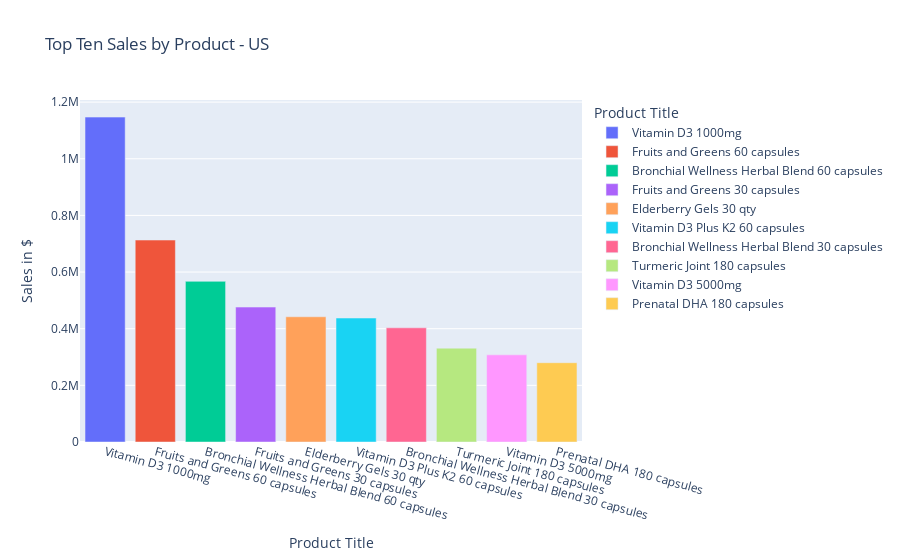

Notebook code cell kept with this figure:
### Code cell
# Plotly bar chart - net sales for top ten products
top_sales_by_product_ten_fig = px.bar(top_sales_by_product_ten, x="product_title", y="net_sales", title="Top Ten Sales by Product - US", color="product_title",
        labels={"product_title" : 'Product Title', "net_sales" :'Sales in $'}, hover_data={"net_sales" : ':.2f'})
top_sales_by_product_ten_fig.update_xaxes(tickangle = 15)
top_sales_by_product_ten_fig.show()

### Figure 1 — Plotly figure (JSON) as saved in the notebook; plotly's stock layout.template omitted (floating-point values rounded to 4 significant figures)
{"data": [{"alignmentgroup": "True", "hovertemplate": "Product Title=%{x}<br>Sales in $=%{y:.2f}<extra></extra>", "legendgroup": "Vitamin D3 1000mg", "marker": {"color": "#636efa", "pattern": {"shape": ""}}, "name": "Vitamin D3 1000mg", "offsetgroup": "Vitamin D3 1000mg", "orientation": "v", "showlegend": true, "textposition": "auto", "type": "bar", "x": ["Vitamin D3 1000mg"], "xaxis": "x", "y": [1147000.0], "yaxis": "y"}, {"alignmentgroup": "True", "hovertemplate": "Product Title=%{x}<br>Sales in $=%{y:.2f}<extra></extra>", "legendgroup": "Fruits and Greens 60 capsules", "marker": {"color": "#EF553B", "pattern": {"shape": ""}}, "name": "Fruits and Greens 60 capsules", "offsetgroup": "Fruits and Greens 60 capsules", "orientation": "v", "showlegend": true, "textposition": "auto", "type": "bar", "x": ["Fruits and Greens 60 capsules"], "xaxis": "x", "y": [713000.0], "yaxis": "y"}, {"alignmentgroup": "True", "hovertemplate": "Product Title=%{x}<br>Sales in $=%{y:.2f}<extra></extra>", "legendgroup": "Bronchial Wellness Herbal Blend 60 capsules", "marker": {"color": "#00cc96", "pattern": {"shape": ""}}, "name": "Bronchial Wellness Herbal Blend 60 capsules", "offsetgroup": "Bronchial Wellness Herbal Blend 60 capsules", "orientation": "v", "showlegend": true, "textposition": "auto", "type": "bar", "x": ["Bronchial Wellness Herbal Blend 60 capsules"], "xaxis": "x", "y": [567200.0], "yaxis": "y"}, {"alignmentgroup": "True", "hovertemplate": "Product Title=%{x}<br>Sales in $=%{y:.2f}<extra></extra>", "legendgroup": "Fruits and Greens 30 capsules", "marker": {"color": "#ab63fa", "pattern": {"shape": ""}}, "name": "Fruits and Greens 30 capsules", "offsetgroup": "Fruits and Greens 30 capsules", "orientation": "v", "showlegend": true, "textposition": "auto", "type": "bar", "x": ["Fruits and Greens 30 capsules"], "xaxis": "x", "y": [476400.0], "yaxis": "y"}, {"alignmentgroup": "True", "hovertemplate": "Product Title=%{x}<br>Sales in $=%{y:.2f}<extra></extra>", "legendgroup": "Elderberry Gels 30 qty", "marker": {"color": "#FFA15A", "pattern": {"shape": ""}}, "name": "Elderberry Gels 30 qty", "offsetgroup": "Elderberry Gels 30 qty", "orientation": "v", "showlegend": true, "textposition": "auto", "type": "bar", "x": ["Elderberry Gels 30 qty"], "xaxis": "x", "y": [442100.0], "yaxis": "y"}, {"alignmentgroup": "True", "hovertemplate": "Product Title=%{x}<br>Sales in $=%{y:.2f}<extra></extra>", "legendgroup": "Vitamin D3 Plus K2 60 capsules", "marker": {"color": "#19d3f3", "pattern": {"shape": ""}}, "name": "Vitamin D3 Plus K2 60 capsules", "offsetgroup": "Vitamin D3 Plus K2 60 capsules", "orientation": "v", "showlegend": true, "textposition": "auto", "type": "bar", "x": ["Vitamin D3 Plus K2 60 capsules"], "xaxis": "x", "y": [437700.0], "yaxis": "y"}, {"alignmentgroup": "True", "hovertemplate": "Product Title=%{x}<br>Sales in $=%{y:.2f}<extra></extra>", "legendgroup": "Bronchial Wellness Herbal Blend 30 capsules", "marker": {"color": "#FF6692", "pattern": {"shape": ""}}, "name": "Bronchial Wellness Herbal Blend 30 capsules", "offsetgroup": "Bronchial Wellness Herbal Blend 30 capsules", "orientation": "v", "showlegend": true, "textposition": "auto", "type": "bar", "x": ["Bronchial Wellness Herbal Blend 30 capsules"], "xaxis": "x", "y": [403100.0], "yaxis": "y"}, {"alignmentgroup": "True", "hovertemplate": "Product Title=%{x}<br>Sales in $=%{y:.2f}<extra></extra>", "legendgroup": "Turmeric Joint 180 capsules", "marker": {"color": "#B6E880", "pattern": {"shape": ""}}, "name": "Turmeric Joint 180 capsules", "offsetgroup": "Turmeric Joint 180 capsules", "orientation": "v", "showlegend": true, "textposition": "auto", "type": "bar", "x": ["Turmeric Joint 180 capsules"], "xaxis": "x", "y": [331300.0], "yaxis": "y"}, {"alignmentgroup": "True", "hovertemplate": "Product Title=%{x}<br>Sales in $=%{y:.2f}<extra></extra>", "legendgroup": "Vitamin D3 5000mg", "marker": {"color": "#FF97FF", "pattern": {"shape": ""}}, "name": "Vitamin D3 5000mg", "offsetgroup": "Vitamin D3 5000mg", "orientation": "v", "showlegend": true, "textposition": "auto", "type": "bar", "x": ["Vitamin D3 5000mg"], "xaxis": "x", "y": [307600.0], "yaxis": "y"}, {"alignmentgroup": "True", "hovertemplate": "Product Title=%{x}<br>Sales in $=%{y:.2f}<extra></extra>", "legendgroup": "Prenatal DHA 180 capsules", "marker": {"color": "#FECB52", "pattern": {"shape": ""}}, "name": "Prenatal DHA 180 capsules", "offsetgroup": "Prenatal DHA 180 capsules", "orientation": "v", "showlegend": true, "textposition": "auto", "type": "bar", "x": ["Prenatal DHA 180 capsules"], "xaxis": "x", "y": [279900.0], "yaxis": "y"}], "layout": {"barmode": "relative", "legend": {"title": {"text": "Product Title"}, "tracegroupgap": 0}, "title": {"text": "Top Ten Sales by Product - US"}, "xaxis": {"anchor": "y", "categoryarray": ["Vitamin D3 1000mg", "Fruits and Greens 60 capsules", "Bronchial Wellness Herbal Blend 60 capsules", "Fruits and Greens 30 capsules", "Elderberry Gels 30 qty", "Vitamin D3 Plus K2 60 capsules", "Bronchial Wellness Herbal Blend 30 capsules", "Turmeric Joint 180 capsules", "Vitamin D3 5000mg", "Prenatal DHA 180 capsules"], "categoryorder": "array", "domain": [0, 1], "tickangle": 15, "title": {"text": "Product Title"}}, "yaxis": {"anchor": "x", "domain": [0, 1], "title": {"text": "Sales in $"}}}}
